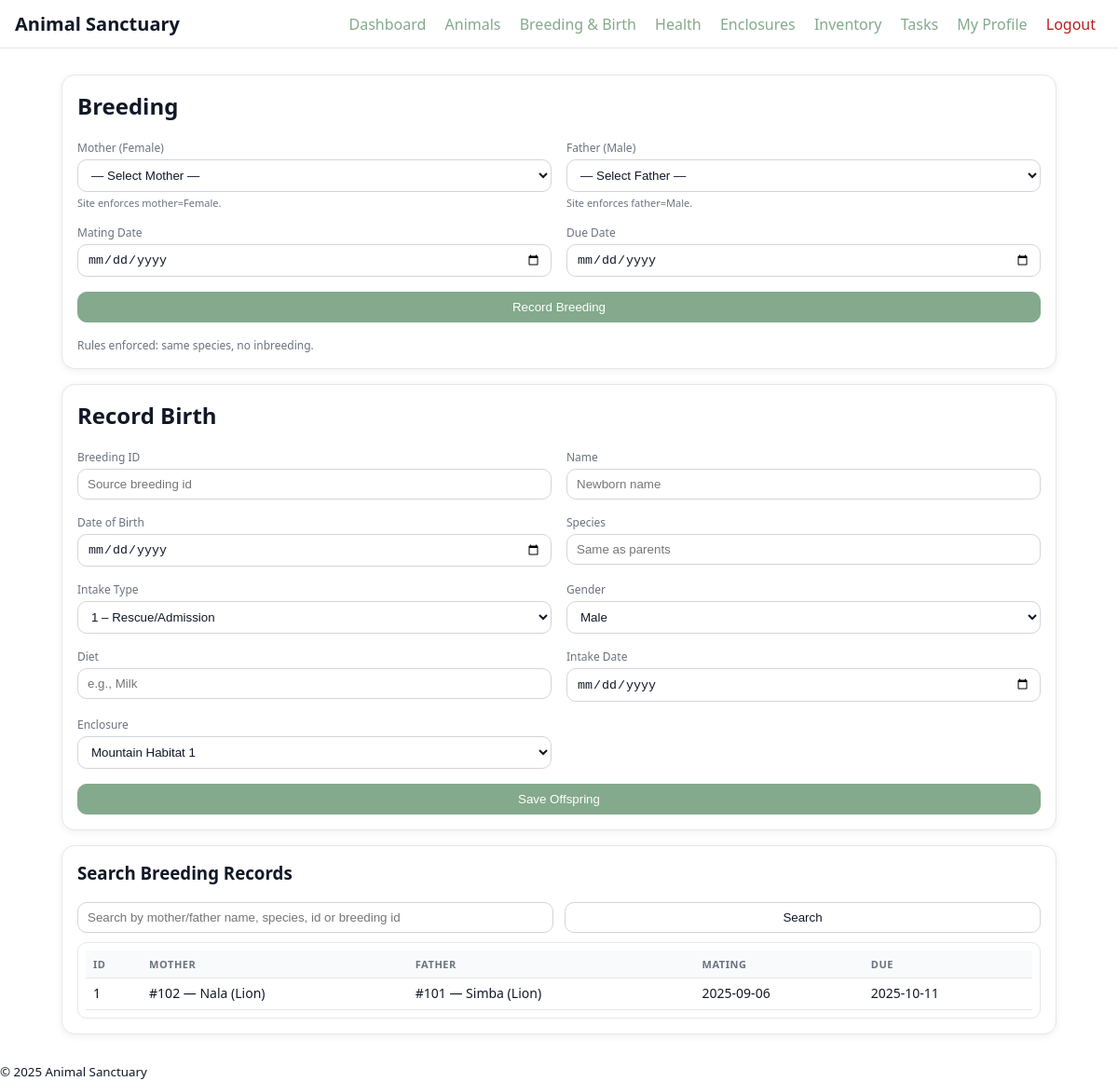
Screenshot of /breeding.php (signed in) with the database file from the repository.
### tables this page shows
CREATE TABLE `breeding` (
  `breeding_id` int(5) NOT NULL,
  `mating_date` date NOT NULL,
  `mother_id` int(4) NOT NULL,
  `father_id` int(4) NOT NULL,
  `due_date` date NOT NULL
);

CREATE TABLE `animal` (
  `animal_id` int(4) NOT NULL,
  `Name` varchar(50) NOT NULL,
  `DOB` date DEFAULT NULL,
  `Species` text NOT NULL,
  `Intake_type` int(11) NOT NULL,
  `Gender` int(11) NOT NULL,
  `Release_Date` date DEFAULT NULL,
  `Diet` text NOT NULL,
  `Intake_Date` date NOT NULL,
  `enclosure_id` int(3) NOT NULL
);

### breeding.php (the view, shortened to what this page needs)
<?php
require_once "db.php"; require_once "auth.php"; require_login();
$enclosures=$mysqli->query("SELECT enclosure_id, NAME FROM enclosure ORDER BY NAME");
$bq = $_GET['bq'] ?? "";
$bqe = $mysqli->real_escape_string($bq);
$breeding_list = $mysqli->query("
  SELECT b.*, m.Name AS mother_name, m.Species AS mother_species, f.Name AS father_name, f.Species AS father_species
  FROM breeding b
  LEFT JOIN animal m ON m.animal_id=b.mother_id
  LEFT JOIN animal f ON f.animal_id=b.father_id
  WHERE CONCAT_WS(' ', b.breeding_id, b.mother_id, m.Name, m.Species, b.father_id, f.Name, f.Species) LIKE '%$bqe%'
  ORDER BY b.breeding_id DESC
  LIMIT 200
");
include "header.php"; ?>
<div class="card">
  <h2>Breeding</h2>
  <form method="post" class="grid grid-2">
    <div>
      <label>Mother (Female)</label>
      <select name="mother_id" required>
        <option value="">— Select Mother —</option>
      </select>
      <div class="form-help">Site enforces mother=Female.</div>
    </div>
    <div>
      <label>Father (Male)</label>
      <select name="father_id" required>
        <option value="">— Select Father —</option>
      </select>
      <div class="form-help">Site enforces father=Male.</div>
    </div>
    <div><label>Mating Date</label><input type="date" name="mating_date" required></div>
    <div><label>Due Date</label><input type="date" name="due_date" required></div>
    <div style="grid-column:1/-1"><button class="btn primary" name="breed">Record Breeding</button></div>
    <div class="note" style="grid-column:1/-1">Rules enforced: same species, no inbreeding.</div>
  </form>
</div>
<div class="card">
  <h2>Record Birth</h2>
  <form method="post" class="grid grid-2">
    <div><label>Breeding ID</label><input required name="breeding_id" placeholder="Source breeding id"></div>
    <div><label>Name</label><input required name="Name" placeholder="Newborn name"></div>
    <div><label>Date of Birth</label><input type="date" name="DOB"></div>
    <div><label>Species</label><input required name="Species" placeholder="Same as parents"></div>
    <div><label>Intake Type</label>
      <select name="Intake_type" required><option value="1">1 – Rescue/Admission</option><option value="2">2 – Release/Transfer</option></select>
    </div>
    <div><label>Gender</label><select name="Gender" required><option value="1">Male</option><option value="2">Female</option></select></div>
    <div><label>Diet</label><input required name="Diet" placeholder="e.g., Milk"></div>
    <div><label>Intake Date</label><input type="date" name="Intake_Date"></div>
    <div><label>Enclosure</label>
      <select name="enclosure_id" required>
        <?php $enclosures->data_seek(0); while($e=$enclosures->fetch_assoc()): ?>
          <option value="<?=$e['enclosure_id']?>"><?=$e['NAME']?></option>
        <?php endwhile; ?>
      </select>
    </div>
    <div style="grid-column:1/-1"><button class="btn primary" name="record_birth">Save Offspring</button></div>
  </form>
</div>
<div class="card">
  <h3>Search Breeding Records</h3>
  <form method="get" class="row"><input name="bq" value="<?=htmlspecialchars($bq)?>" placeholder="Search by mother/father name, species, id or breeding id"><button class="btn">Search</button></form>
  <div class="scrollbox compact" style="margin-top:10px">
    <table>
      <thead><tr><th>ID</th><th>Mother</th><th>Father</th><th>Mating</th><th>Due</th></tr></thead>
      <tbody>
        <?php while($b=$breeding_list->fetch_assoc()): ?>
          <tr>
            <td><?=$b['breeding_id']?></td>
            <td>#<?=$b['mother_id']?> — <?=$b['mother_name']?> (<?=$b['mother_species']?>)</td>
            <td>#<?=$b['father_id']?> — <?=$b['father_name']?> (<?=$b['father_species']?>)</td>
            <td><?=$b['mating_date']?></td><td><?=$b['due_date']?></td>
          </tr>
        <?php endwhile; ?>
      </tbody>
    </table>
  </div>
</div>
<?php include "footer.php"; ?>

### styles.css (style rules this page uses)
:root { --bg:#ffffff; --card:#ffffff; --muted:#e5e7eb; --text:#111827; --accent:#84a98c; --accent-strong:#3a5a40; --border:#e5e7eb; --danger:#b91c1c; }
* { box-sizing:border-box }
body { margin:0;background:var(--bg);color:var(--text);font-family:system-ui,-apple-system,Segoe UI,Roboto,Ubuntu,"Helvetica Neue",Arial }
.card { background:var(--card);border:1px solid var(--border);border-radius:14px;padding:16px;margin-bottom:16px;box-shadow:0 2px 8px rgba(0,0,0,.06) }
.grid { display:grid;gap:16px }
.grid-2 { grid-template-columns:repeat(2,minmax(0,1fr)) }
input,select,button,textarea { width:100%;padding:8px 10px;background:#fff;color:var(--text);border:1px solid #d1d5db;border-radius:10px }
label { font-size:12px;color:#6b7280;margin-bottom:4px;display:block }
button { cursor:pointer }
.row { display:flex;gap:12px }
.row>* { flex:1 }
table { width:100%;border-collapse:collapse }
th,td { padding:8px;border-bottom:1px solid var(--border);text-align:left;font-size:14px;line-height:1.2 }
h2,h3 { margin-top:0 }
.note { font-size:12px;color:#6b7280 }
table thead th { font-size:11px;text-transform:uppercase;letter-spacing:.05em;color:#6b7280;background:#f9fafb }
.btn { border:1px solid #d1d5db;background:#fff;transition:all .15s ease;border-radius:10px }
.btn.primary { background:var(--accent);border-color:var(--accent);color:#fff }
.form-help { font-size:11px;color:#6b7280;margin-top:4px }
.scrollbox { max-height:350px;overflow:auto;border:1px solid var(--border);border-radius:10px;padding:8px;background:#fff }
.compact table { font-size:13px }

### rows the page displays
breeding: breeding_id "1", mother "102", mother.Name "Nala", mother.Species "Lion", father "101", father.Name "Simba", father.Species "Lion", mating_date "2025-09-06", due_date "2025-10-11"

### other values shown
form field enclosure_id "Mountain Habitat 1"
